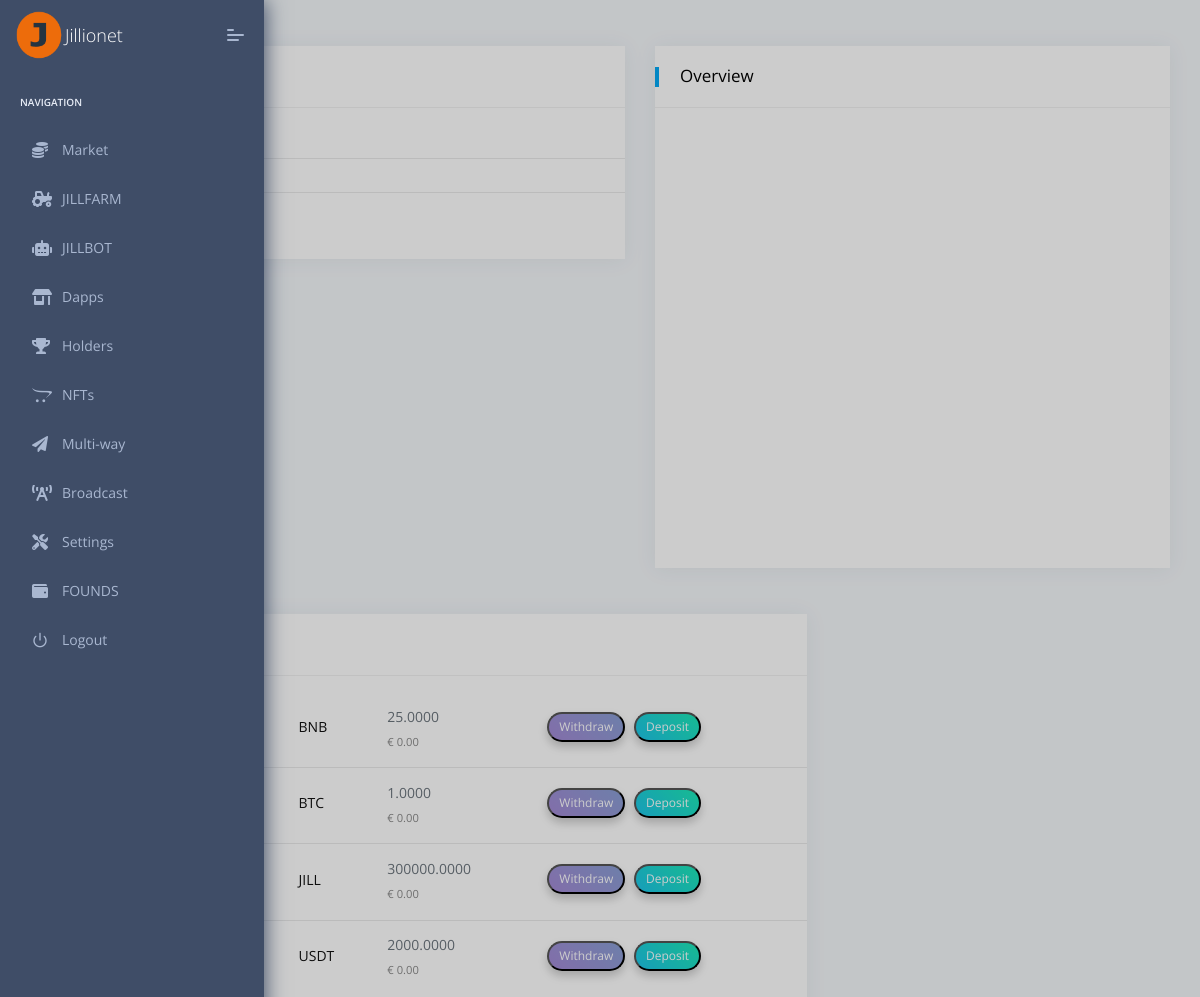
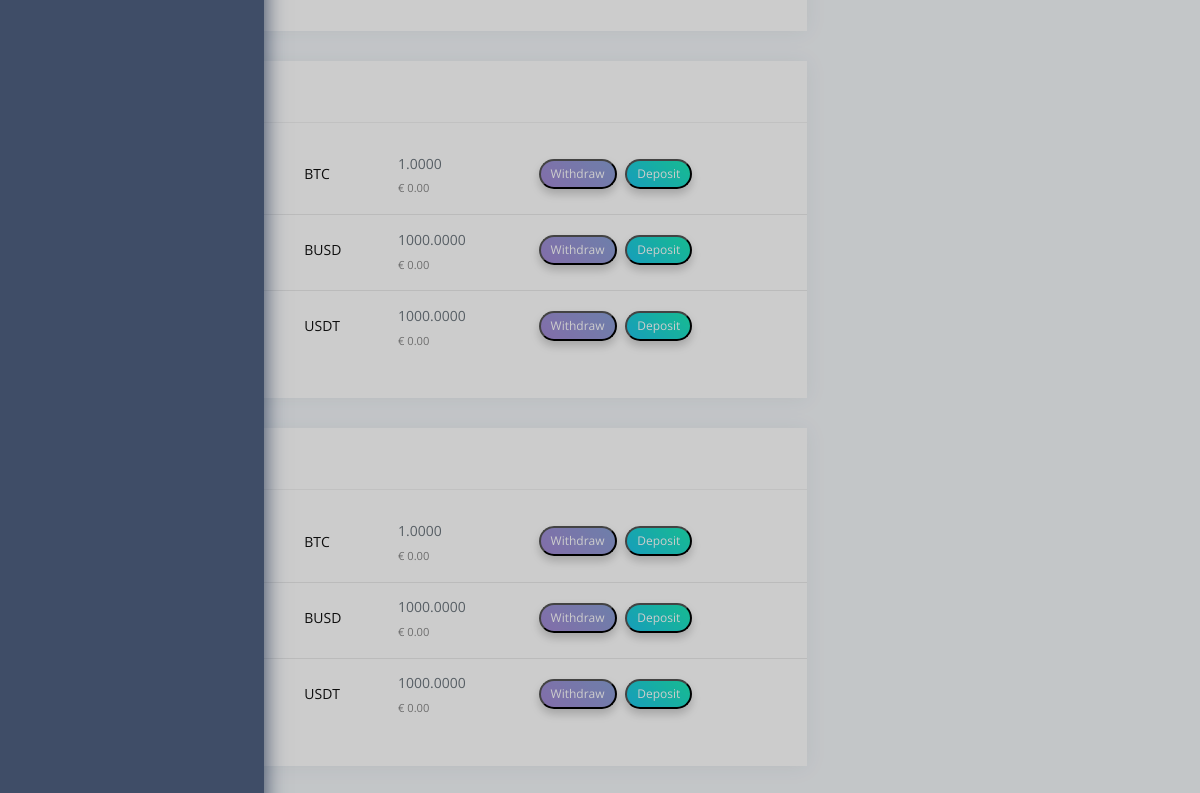
/users/balance/ (signed in), run on the app's committed database (2 pictures, top to bottom).
### users/models.py (models this page shows)
class UserBalance(models.Model):
    currency = models.ForeignKey('orderbook.Currency', on_delete=models.SET_NULL, null=True)
    amount = models.DecimalField(decimal_places=18, max_digits=36, default=0)
    user = models.ForeignKey(User, on_delete=models.SET_NULL, null=True, blank=True)
    public_key = models.TextField(null=True, blank=True)
    balance_for = models.ForeignKey(BalanceFor, on_delete=models.SET_NULL, null=True)
    staked = models.DecimalField(decimal_places=18, max_digits=36, default=0)
    class Meta:
        unique_together = ['currency', 'user', 'balance_for']
        ordering = ['user', 'currency__code']

### orderbook/models.py (models this page shows, shortened)
class Currency(models.Model):
    name = models.CharField(max_length=200, unique=True)
    code = models.CharField(max_length=10, unique=True)
    chain = models.CharField(max_length=10, default='ERC-20')
    last_price = models.DecimalField(max_digits=32, decimal_places=18, null=True)
    contract_creator_hash = models.CharField(max_length=200, default='none')
    @property
    def get_currency_icon(self):
        return f"https://cryptoicon-api.vercel.app/api/icon/{self.code.lower()}"

### users/views.py (the view)
# urls.py: path('balance/', UserBalanceView.as_view(), name='balance'),
class UserBalanceView(LoginRequiredMixin, ListView):
    model = UserBalance
    template_name = 'users/balance.html'
    def get_queryset(self):
        return self.model.objects.filter(user=self.request.user)
    def get_context_data(self, **kwargs):
        context = super().get_context_data(**kwargs)
        balances = BalanceFor.objects.all()
        total_fund = {}
        for x in balances:
            total_fund[x.name] = list(self.request.user.get_balance(x))
        context.update({
            'order_history': Order.objects.filter(user=self.request.user, status=Order.FILL),
            'open_orders': Order.objects.filter(user=self.request.user, status=Order.NEW),
            'balances': balances,
            'all_fund_json': json.dumps(total_fund, cls=DecimalEncoder)
        })
        return context

### users/models.py (called while the page is built)
    def get_balance(self, bal_type):
        my_balance = self.userbalance_set.filter(user=self, balance_for=bal_type)
        my_balance_values = my_balance.values('id', 'balance_for__name', 'amount', 'staked', 'currency__code')
        return my_balance_values

### users/templatetags/get_type_balances.py (called while the page is built)
@register.simple_tag
def get_bal(bal_type, user):
    user_balance = UserBalance.objects.filter(user=user, balance_for=bal_type)
    return user_balance

### users/views.py (called while the page is built)
    def default(self, obj):
        if isinstance(obj, Decimal):
            return str(obj)
        return json.JSONEncoder.default(self, obj)

### templates/users/balance.html (shortened to what this page needs)
{% extends "layouts/base.html" %}
{% load humanize static crispy_forms_tags get_type_balances %}
{% block stylesheets %}
    <link rel="stylesheet" href="{% static 'assets/plugins/chart-morris/css/morris.css' %}">
{% endblock stylesheets %}
{% block content %}
    <div class="pcoded-content">
        <div class="pcoded-inner-content">
            <div class="main-body">
                <div class="page-wrapper">
<div class="row">
    <div id="main-funds" class="col-xl-6 col-md-6">
        <div class="card-block px-0 py-3">
        <div class="card Recent-Users">
            <div class="card-header">
                <h5>Main</h5>
            </div>
            <div class="card-block px-0 py-3">
                <div class="table-responsive">
                    <table class="table table-hover">
                        <tbody>
                        <tr><td></td></tr>
                        <tr><td></td></tr>
                        <tr><td></td></tr>
                        </tbody>
                    </table>
                </div>
            </div>
        </div>
        </div>
    </div>
                    <div class="col-xl-6 col-md-6">
                            <div class="card-block px-0 py-3">
                                <div class="card">
                                    <div class="card-header">
                                        <h5>Overview</h5>
                                    </div>
                                    <div class="card-block">
                                        <div id="morris-donut-chart" style="height:400px"></div>
                                    </div>
                                </div>
                            </div>
                    </div>
</div>
                    <div id="my-funds-dom" class="row">
                        {% for bal_type in balances %}
                            {% get_bal bal_type user as my_bal %}
                            <div class="col-xl-8 col-md-6">
                                <div class="card Recent-Users">
                                    <div class="card-header">
                                        <h5>{{ bal_type.name }}</h5>
                                    </div>
                                    <div class="card-block px-0 py-3">
                                        <div class="table-responsive">
                                            <table class="table table-hover">
                                                <tbody>
                                                {% for balance in my_bal %}
                                                    <tr class="unread">
                                                        <td><img class="rounded-circle" style="width:40px;"
                                                                 alt="activity-user"></td>
                                                        <td>
                                                            <h6 class="mb-1">{{ balance.currency.code }}</h6>
                                                        </td>
                                                        <td>
                                                            <h6 class="text-muted">{{ balance.amount | floatformat:4 }}</h6>
                                                            <p class="m-0 small">€ 0.00</p>
                                                        </td>
                                                        <td><button data-toggle="modal" data-target="#withdrawModal{{ balance.id }}" type="button" class="label theme-bg2 text-white f-12">Withdraw</button>
                                                            <button
                                                                type="button" data-toggle="modal" data-target="#depositModal{{ balance.id }}"
                                                                class="label theme-bg text-white f-12">Deposit</button>
                                                        </td>
                                                    </tr>
                                                {% endfor %}
                                                </tbody>
                                            </table>
                                        </div>
                                    </div>
                                </div>
                            </div>
                        {% endfor %}
                    </div>
                </div>
            </div>
        </div>
    </div>
{% endblock content %}

### data on the page
UserBalance: currency.code "BNB", amount "25.0000"
UserBalance: currency.code "BTC", amount "1.0000"
UserBalance: currency.code "JILL", amount "300000.0000"
UserBalance: currency.code "USDT", amount "2000.0000"
UserBalance: currency.code "BTC", amount "1.0000"
UserBalance: currency.code "BUSD", amount "1000.0000"
UserBalance: currency.code "USDT", amount "1000.0000"
UserBalance: currency.code "BTC", amount "1.0000"
UserBalance: currency.code "BUSD", amount "1000.0000"
UserBalance: currency.code "USDT", amount "1000.0000"
